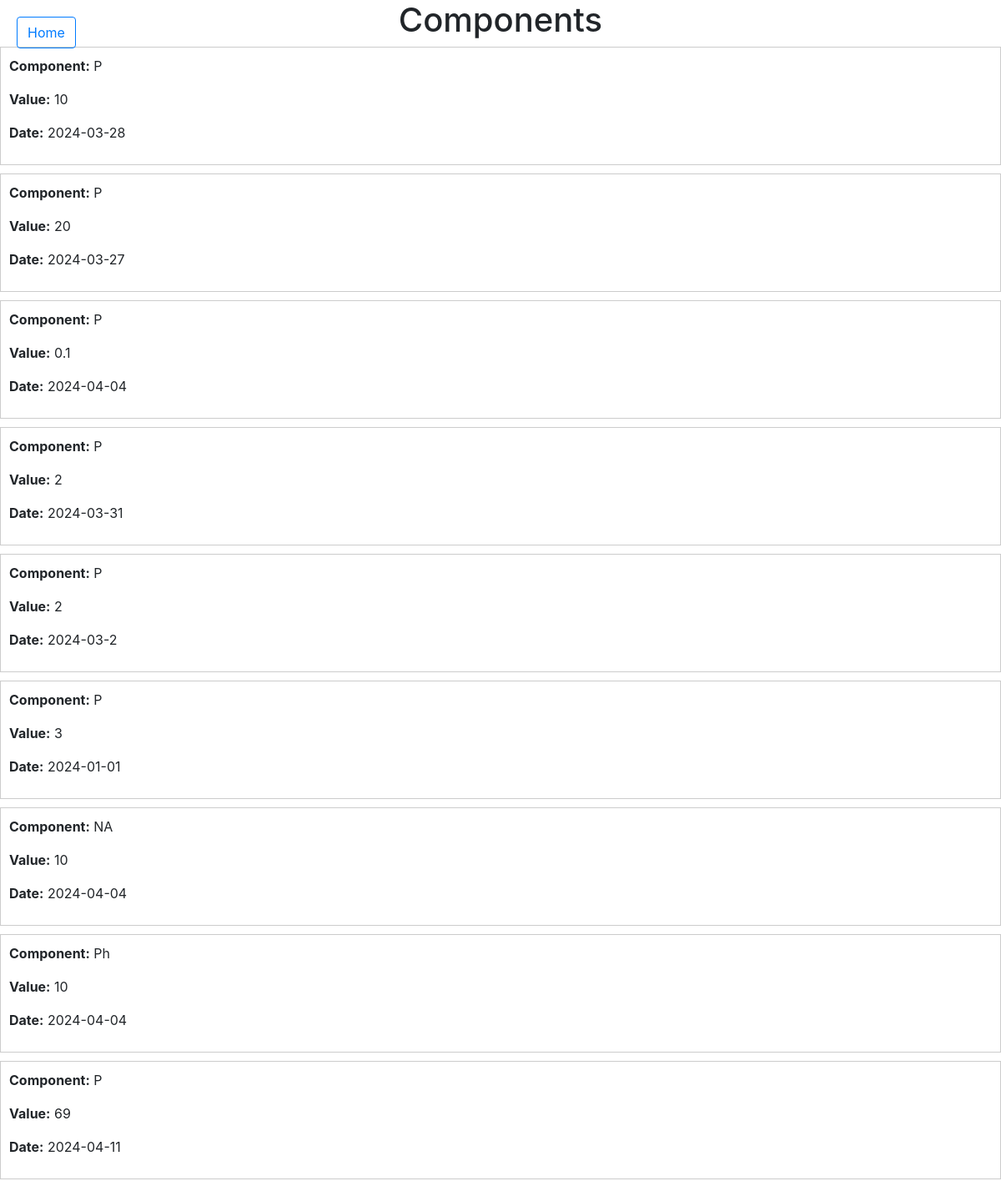
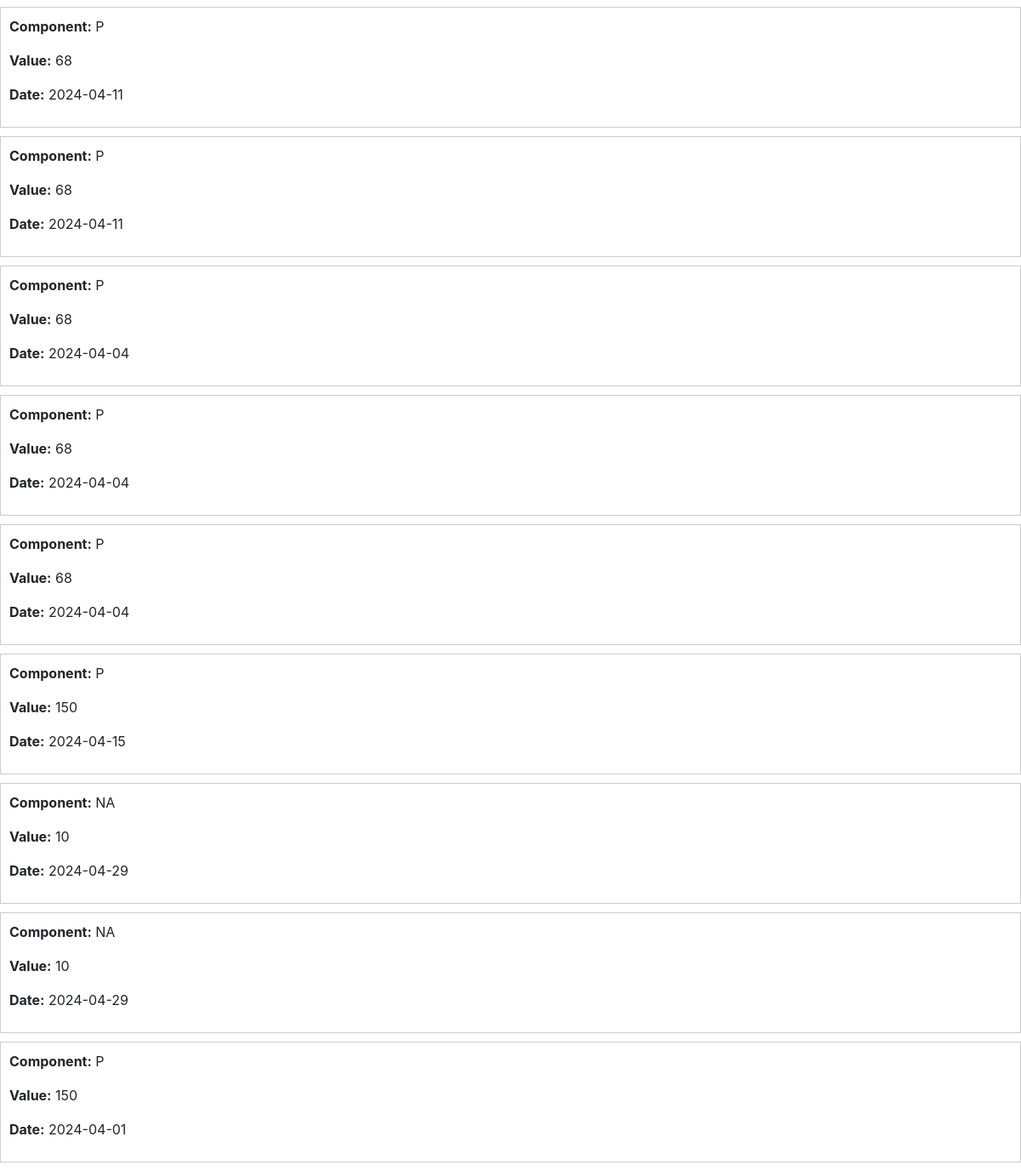
/auth/user/usercomponents (signed in), run on the app's committed database (2 pictures, top to bottom).
### tables this page shows
CREATE TABLE user_components (
    id INTEGER PRIMARY KEY,
    user_id INTEGER NOT NULL,
    component TEXT NOT NULL,
    value INTEGER,
    date DATE DEFAULT CURRENT_DATE,
    FOREIGN KEY (user_id) REFERENCES users(email)
);

### website/auth.py (the view)
@auth.route('/user/usercomponents')
@is_logged_in
def userComponents():
        user_id = session.get('user_id')
        components= [{'component': component[0], 'value': component[1], 'date': component[2]} for component in website.models.UserComponents(user_id)]
        return render_template("userComponents.html", components_data=components)

### website/auth.py (called while the page is built)
def is_logged_in(view):
    @wraps(view)
    def wrapped_view(*args, **kwargs):
        if session.get('logged_in'):
            return view(*args, **kwargs)
        else:
            abort(403)  # Forbidden
    return wrapped_view

### website/models.py (called while the page is built)
def UserComponents(user_id) :
    conn = sqlite3.connect('user_database.db')
    cursor = conn.cursor()
    select_user_components_query = '''
    SELECT component,value,date
    FROM user_components,users
    WHERE users.email=user_components.user_id AND
    users.email= ?
    '''
    user_email = user_id
    cursor.execute(select_user_components_query, (user_email,))
    components = cursor.fetchall()
    conn.close()
    return components

### website/Templates/userComponents.html (shortened to what this page needs)
<!DOCTYPE html>
<html lang="en">
<head>
    <link href="https://stackpath.bootstrapcdn.com/bootstrap/4.5.2/css/bootstrap.min.css" rel="stylesheet">
</head>
<body>
    <h1 class="container-fluid center-content"> Components</h1>
    <a href="/auth/admin/home" class="btn btn-outline-primary home-button">Home</a>
    <div id="component-list">
        {% for component in components_data %}
            <div class="component-card" onclick="showComponentData('{{ component.component }}', '{{ component.value }}', '{{ component.date }}')">
                <div class="component-info">
                    <p><strong>Component:</strong> {{ component.component }}</p>
                    <p><strong>Value:</strong> {{ component.value }}</p>
                    <p><strong>Date:</strong> {{ component.date }}</p>
                </div>
            </div>
        {% endfor %}
    </div>
</body>
</html>

### website/Templates/userComponents.html (style rules this page uses)
.component-card { cursor: pointer; transition: background-color 0.3s ease; padding: 10px; border: 1px solid #ccc; margin-bottom: 10px; }
.center-content { display: flex; justify-content: center; align-items: center; }
.home-button { position: absolute; top: 20px; left: 20px; z-index: 1000; }

### data on the page
user_components: component "P", value "10", date "2024-03-28"
user_components: component "P", value "20", date "2024-03-27"
user_components: component "P", value "0.1", date "2024-04-04"
user_components: component "P", value "2", date "2024-03-31"
user_components: component "P", value "2", date "2024-03-2"
user_components: component "P", value "3", date "2024-01-01"
user_components: component "NA", value "10", date "2024-04-04"
user_components: component "Ph", value "10", date "2024-04-04"
user_components: component "P", value "69", date "2024-04-11"
user_components: component "P", value "68", date "2024-04-11"
user_components: component "P", value "68", date "2024-04-11"
user_components: component "P", value "68", date "2024-04-04"
user_components: component "P", value "68", date "2024-04-04"
user_components: component "P", value "68", date "2024-04-04"
user_components: component "P", value "150", date "2024-04-15"
user_components: component "NA", value "10", date "2024-04-29"
user_components: component "NA", value "10", date "2024-04-29"
user_components: component "P", value "150", date "2024-04-01"
